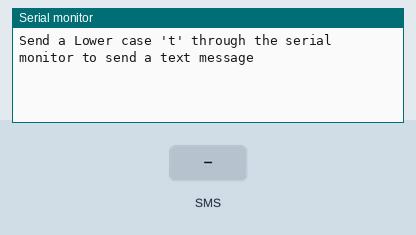
This sketch was run on a simulated Arduino Uno, built with avr-gcc and run on an emulated ATmega328P. Parts: the last lines printed to the serial monitor. The test bench sets the inputs (shaded band).

Above: at 11.7 s.
11.8 s: text message "t" received
At 13.7 s:
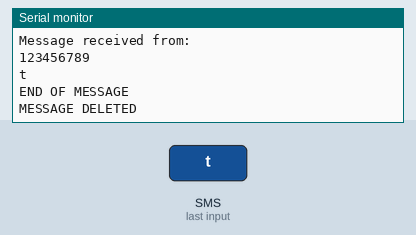
14.0 s: text message "#" received
At 15.7 s:
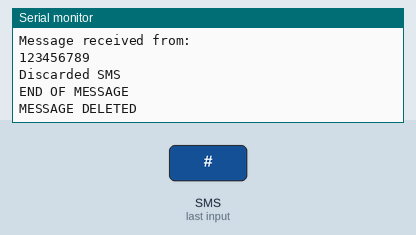

The sketch:

gprsTest.ino
```cpp
/*Note: this code is a demo for how to using GPRS Shield to send SMS message and dial a voice call.

 The microcontrollers Digital Pin 7 and hence allow unhindered communication with GPRS Shield using SoftSerial Library.
 IDE: Arduino 1.0 or later */

#include <GSM.h>
//#include <SoftwareSerial.h>
//#include <String.h>

//SoftwareSerial sms(7,8);

// initialize the library instances
GSM gsmAccess;
GSM_SMS sms;

char senderNumber[20];
void setup()
{
  digitalWrite(9, HIGH);
  delay(1000);
  digitalWrite(9, LOW);
  delay((7000));
   //sms.begin(19200);               // the GPRS baud rate
  Serial.begin(19200);    // the GPRS baud rate
  delay(500);
  sms.println("ATS0=12");// set to auto answer to twelve rings then answer
  delay(500);
  sms.println("AT+CALS=10");// set the ring tone type
  delay(500);
  sms.println("AT+CRSL=3");// set the ring tone volume
  delay(500);
  sms.println("AT+CLVL=99");// set the speaker volume
  delay(500);
  Serial.println("Send a Lower case 't' through the serial monitor to send a text message");
}

void loop()
{
  char c;

  // If there are any SMSs available()
  if (sms.available())
  {
    Serial.println("Message received from:");

    // Get remote number
    sms.remoteNumber(senderNumber, 20);
    Serial.println(senderNumber);

    // An example of message disposal
    // Any messages starting with # should be discarded
    if(sms.peek()=='#')
    {
      Serial.println("Discarded SMS");
      sms.flush();
    }

    // Read message bytes and print them
    while(c=sms.read())
      Serial.print(c);

    Serial.println("\nEND OF MESSAGE");

    // Delete message from modem memory
    sms.flush();
    Serial.println("MESSAGE DELETED");
  }

  delay(1000);

}

///SendTextMessage()
///this function is to send a sms message
void SendTextMessage()
{
  sms.print("AT+CMGF=1\r");    //Because we want to send the SMS in text mode
  delay(100);
  sms.println("AT+CMGS = \"+19412959244\"");//send sms message, be careful need to add a country code before the cellphone number
  delay(100);
  sms.println("adafruit.com");//the content of the message
  delay(100);
  sms.println((char)26);//the ASCII code of the ctrl+z is 26
  delay(100);
  sms.println();
  sms.println("AT+CMGD=1,4");
}

///DialVoiceCall
///this function is to dial a voice call
void DialVoiceCall()
{
  sms.println("ATD + + 12394639571;");//dial the number
  delay(100);
  sms.println();
}

void ShowSerialData()
{
  while(sms.available()!=0)
    Serial.write(sms.read());
}
```

Measured:
- after the input at 11.8 s, the serial monitor: prints a new line after 0.71 s (image 1)
- after the input at 14.0 s, the serial monitor: prints a new line after 0.54 s (image 2)
